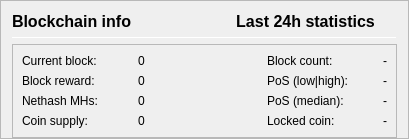
                                            <widget class="QFrame" name="frameBlockchainInfo">
                                              <property name="frameShape">
                                                <enum>QFrame::StyledPanel</enum>
                                              </property>
                                              <property name="frameShadow">
                                                <enum>QFrame::Raised</enum>
                                              </property>
                                              <layout class="QVBoxLayout" name="verticalLayout_18">
                                                <property name="bottomMargin">
                                                  <number>0</number>
                                                </property>
                                                <item>
                                                  <layout class="QHBoxLayout" name="_2">
                                                    <item>
                                                      <widget class="QLabel" name="label_blockchaininfo">
                                                        <property name="font">
                                                          <font>
                                                            <pointsize>12</pointsize>
                                                            <weight>75</weight>
                                                            <bold>true</bold>
                                                          </font>
                                                        </property>
                                                        <property name="text">
                                                          <string>Blockchain info</string>
                                                        </property>
                                                        <property name="alignment">
                                                          <set>Qt::AlignLeading</set>
                                                        </property>
                                                      </widget>
                                                    </item>
                                                    <item>
                                                      <spacer name="horizontalSpacer_6">
                                                        <property name="orientation">
                                                          <enum>Qt::Horizontal</enum>
                                                        </property>
                                                        <property name="sizeType">
                                                          <enum>QSizePolicy::Expanding</enum>
                                                        </property>
                                                        <property name="sizeHint" stdset="0">
                                                          <size>
                                                            <width>40</width>
                                                            <height>16</height>
                                                          </size>
                                                        </property>
                                                      </spacer>
                                                    </item>
                                                    <item>
                                                      <widget class="QLabel" name="label_24hblockchaininfo">
                                                        <property name="font">
                                                          <font>
                                                            <pointsize>12</pointsize>
                                                            <weight>75</weight>
                                                            <bold>true</bold>
                                                          </font>
                                                        </property>
                                                        <property name="text">
                                                          <string>Last 24h statistics     </string>
                                                        </property>
                                                        <property name="alignment">
                                                          <set>Qt::AlignRight</set>
                                                        </property>
                                                      </widget>
                                                    </item>
                                                  </layout>
                                                </item>
                                                <item>
                                                  <widget class="Line" name="line_Balance">
                                                    <property name="minimumSize">
                                                      <size>
                                                        <width>0</width>
                                                        <height>1</height>
                                                      </size>
                                                    </property>
                                                    <property name="maximumSize">
                                                      <size>
                                                        <width>16777215</width>
                                                        <height>1</height>
                                                      </size>
                                                    </property>
                                                    <property name="orientation">
                                                      <enum>Qt::Horizontal</enum>
                                                    </property>
                                                  </widget>
                                                </item>
                                                <item>
                                                  <widget class="QFrame" name="frameBlockchainInfoData">
                                                    <property name="frameShape">
                                                      <enum>QFrame::StyledPanel</enum>
                                                    </property>
                                                    <property name="frameShadow">
                                                      <enum>QFrame::Raised</enum>
                                                    </property>
                                                    <layout class="QGridLayout" name="gridLayout_3">
                                                      <item row="0" column="0">
                                                        <widget class="QLabel" name="label_CurrentBlock">
                                                          <property name="minimumSize">
                                                            <size>
                                                              <width>110</width>
                                                              <height>0</height>
                                                            </size>
                                                          </property>
                                                          <property name="maximumSize">
                                                            <size>
                                                              <width>130</width>
                                                              <height>16777215</height>
                                                            </size>
                                                          </property>
                                                          <property name="text">
                                                            <string>Current block:</string>
                                                          </property>
                                                          <property name="alignment">
                                                            <set>Qt::AlignVCenter</set>
                                                          </property>
                                                        </widget>
                                                      </item>
                                                      <item row="0" column="1">
                                                        <widget class="QLabel" name="label_CurrentBlock_value">
                                                          <property name="minimumSize">
                                                            <size>
                                                              <width>110</width>
                                                              <height>0</height>
                                                            </size>
                                                          </property>
                                                          <property name="maximumSize">
                                                            <size>
                                                              <width>130</width>
                                                              <height>16777215</height>
                                                            </size>
                                                          </property>
                                                          <property name="text">
                                                            <string>0</string>
                                                          </property>
                                                          <property name="alignment">
                                                            <set>Qt::AlignVCenter</set>
                                                          </property>
                                                        </widget>
                                                      </item>
                                                      <item row="0" column="2">
                                                        <widget class="QLabel" name="label_spacer">
                                                          <property name="minimumSize">
                                                            <size>
                                                              <width>0</width>
                                                              <height>0</height>
                                                            </size>
                                                          </property>
                                                          <property name="maximumSize">
                                                            <size>
                                                              <width>16777215</width>
                                                              <height>16777215</height>
                                                            </size>
                                                          </property>
                                                          <property name="text">
                                                            <string/>
                                                          </property>
                                                        </widget>
                                                      </item>
                                                      <item row="0" column="3">
                                                        <widget class="QLabel" name="label_24hBlock">
                                                          <property name="minimumSize">
                                                            <size>
                                                              <width>110</width>
                                                              <height>0</height>
                                                            </size>
                                                          </property>
                                                          <property name="maximumSize">
                                                            <size>
                                                              <width>130</width>
                                                              <height>16777215</height>
                                                            </size>
                                                          </property>
                                                          <property name="text">
                                                            <string>Block count:</string>
                                                          </property>
                                                          <property name="alignment">
                                                            <set>Qt::AlignVCenter</set>
                                                          </property>
                                                        </widget>
                                                      </item>
                                                      <item row="0" column="4">
                                                        <widget class="QLabel" name="label_24hBlock_value">
                                                          <property name="minimumSize">
                                                            <size>
                                                              <width>0</width>
                                                              <height>0</height>
                                                            </size>
                                                          </property>
                                                          <property name="maximumSize">
                                                            <size>
                                                              <width>100</width>
                                                              <height>16777215</height>
                                                            </size>
                                                          </property>
                                                          <property name="text">
                                                            <string>-</string>
                                                          </property>
                                                          <property name="alignment">
                                                            <set>Qt::AlignVCenter</set>
                                                          </property>
                                                        </widget>
                                                      </item>
                                                      <item row="1" column="0">
                                                        <widget class="QLabel" name="label_CurrentBlockReward">
                                                          <property name="text">
                                                            <string>Block reward:</string>
                                                          </property>
                                                          <property name="alignment">
                                                            <set>Qt::AlignVCenter</set>
                                                          </property>
                                                        </widget>
                                                      </item>
                                                      <item row="1" column="1">
                                                        <widget class="QLabel" name="label_CurrentBlockReward_value">
                                                          <property name="text">
                                                            <string>0</string>
                                                          </property>
                                                          <property name="alignment">
                                                            <set>Qt::AlignVCenter</set>
                                                          </property>
                                                        </widget>
                                                      </item>
                                                      <item row="1" column="3">
                                                        <widget class="QLabel" name="label_24hPoS">
                                                          <property name="toolTip">
                                                            <string>Average value of 100 max/min inputs in the last 24 hours</string>
                                                          </property>
                                                          <property name="text">
                                                            <string>PoS (low|high):</string>
                                                          </property>
                                                          <property name="alignment">
                                                            <set>Qt::AlignVCenter</set>
                                                          </property>
                                                        </widget>
                                                      </item>
                                                      <item row="1" column="4">
                                                        <widget class="QLabel" name="label_24hPoS_value">
                                                          <property name="text">
                                                            <string>-</string>
                                                          </property>
                                                          <property name="alignment">
                                                            <set>Qt::AlignVCenter</set>
                                                          </property>
                                                        </widget>
                                                      </item>
                                                      <item row="2" column="0">
                                                        <widget class="QLabel" name="label_Nethash">
                                                          <property name="text">
                                                            <string>Nethash MHs:</string>
                                                          </property>
                                                          <property name="alignment">
                                                            <set>Qt::AlignVCenter</set>
                                                          </property>
                                                        </widget>
                                                      </item>
                                                      <item row="2" column="1">
                                                        <widget class="QLabel" name="label_Nethash_value">
                                                          <property name="text">
                                                            <string>0</string>
                                                          </property>
                                                          <property name="alignment">
                                                            <set>Qt::AlignVCenter</set>
                                                          </property>
                                                        </widget>
                                                      </item>
                                                      <item row="2" column="3">
                                                        <widget class="QLabel" name="label_24hPoSMedian">
                                                          <property name="toolTip">
                                                            <string>Median value of all PoS inputs in the last 24 hours</string>
                                                          </property>
                                                          <property name="text">
                                                            <string>PoS (median):</string>
                                                          </property>
                                                          <property name="alignment">
                                                            <set>Qt::AlignVCenter</set>
                                                          </property>
                                                        </widget>
                                                      </item>
                                                      <item row="2" column="4">
                                                        <widget class="QLabel" name="label_24hPoSMedian_value">
                                                          <property name="text">
                                                            <string>-</string>
                                                          </property>
                                                          <property name="alignment">
                                                            <set>Qt::AlignVCenter</set>
                                                          </property>
                                                        </widget>
                                                      </item>
                                                      <item row="3" column="0">
                                                        <widget class="QLabel" name="label_Supply">
                                                          <property name="text">
                                                            <string>Coin supply:</string>
                                                          </property>
                                                          <property name="alignment">
                                                            <set>Qt::AlignVCenter</set>
                                                          </property>
                                                        </widget>
                                                      </item>
                                                      <item row="3" column="1">
                                                        <widget class="QLabel" name="label_Supply_value">
                                                          <property name="text">
                                                            <string>0</string>
                                                          </property>
                                                          <property name="alignment">
                                                            <set>Qt::AlignVCenter</set>
                                                          </property>
                                                        </widget>
                                                      </item>
                                                      <item row="3" column="3">
                                                        <widget class="QLabel" name="label_LockedCoin">
                                                          <property name="text">
                                                            <string>Locked coin:</string>
                                                          </property>
                                                          <property name="alignment">
                                                            <set>Qt::AlignVCenter</set>
                                                          </property>
                                                        </widget>
                                                      </item>
                                                      <item row="3" column="4">
                                                        <widget class="QLabel" name="label_LockedCoin_value">
                                                          <property name="text">
                                                            <string>-</string>
                                                          </property>
                                                          <property name="alignment">
                                                            <set>Qt::AlignVCenter</set>
                                                          </property>
                                                        </widget>
                                                      </item>
                                                    </layout>
                                                  </widget>
                                                </item>
                                              </layout>
                                            </widget>
